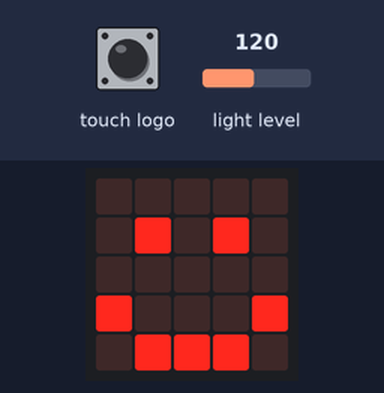
A program run on a simulated BBC micro:bit (MakeCode). Shown: the board's 5×5 LED display. The inputs (shaded band) are chosen by the test bench; at power-on: light level 120.

Above: at 1.2 s.
1.3 s: light level set to 6
2.8 s: light level set to 3
At 4.1 s:
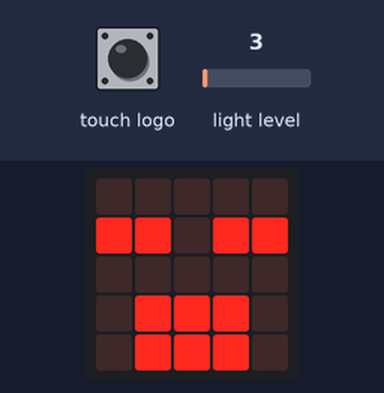
4.4 s: touch logo pressed for 0.15 s
At 5.0 s:
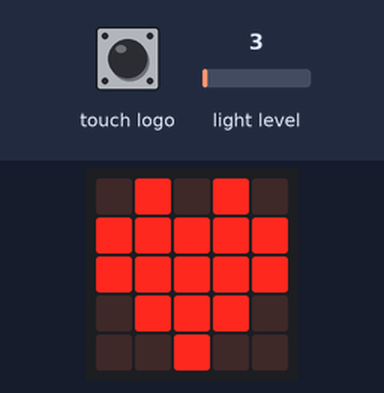
6.6 s: touch logo pressed for 3.2 s
At 10.12 s:
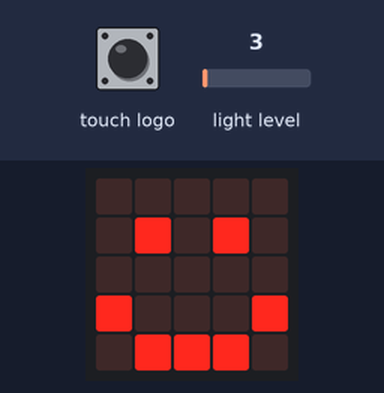
11.8 s: light level set to 64
Timing chart, 0 to 14.4 s (numbered marks = the images above; inputs shaded):
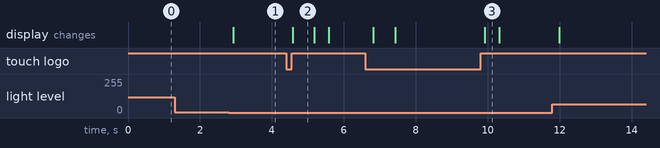

The program:

main.ts
```typescript
input.onLogoEvent(TouchButtonEvent.Touched, function () {
    basic.showIcon(IconNames.Heart)
})
input.onLogoEvent(TouchButtonEvent.Released, function () {
    basic.showLeds(`
        . . . . .
        . # . # .
        . . . . .
        # . . . #
        . # # # .
        `)
})
basic.forever(function () {
    if (input.lightLevel() < 5) {
        basic.showLeds(`
            . . . . .
            # # . # #
            . . . . .
            . # # # .
            . # # # .
            `)
    }
})
basic.forever(function () {
    if (input.lightLevel() > 5) {
        basic.showLeds(`
            . . . . .
            . # . # .
            . . . . .
            # . . . #
            . # # # .
            `)
    }
})
```

test.ts
```typescript
// тут проходять випробування; ця компіляція не відбуватиметься, коли цей пакет використовуватиметься як розширення.
```

Measured:
- the behaviour switches between 5 and 4 on light level (found by bisection; images 0 and 1)
- after the input at 1.3 s, every drawn part: stays the same
- after the input at 2.8 s, the display: changes after 0.12 s (image 1)
- after the input at 4.4 s, the display: changes after 0.18 s (image 2)
- after the input at 6.6 s, the display: first changes after 0.22 s (image 3 shows a later state)
- what the display in image 2 shows lasts 0.6 s, from 4.6 s to 5.2 s
- what the display in image 3 shows lasts 0.4 s, from 9.9 s to 10.3 s
